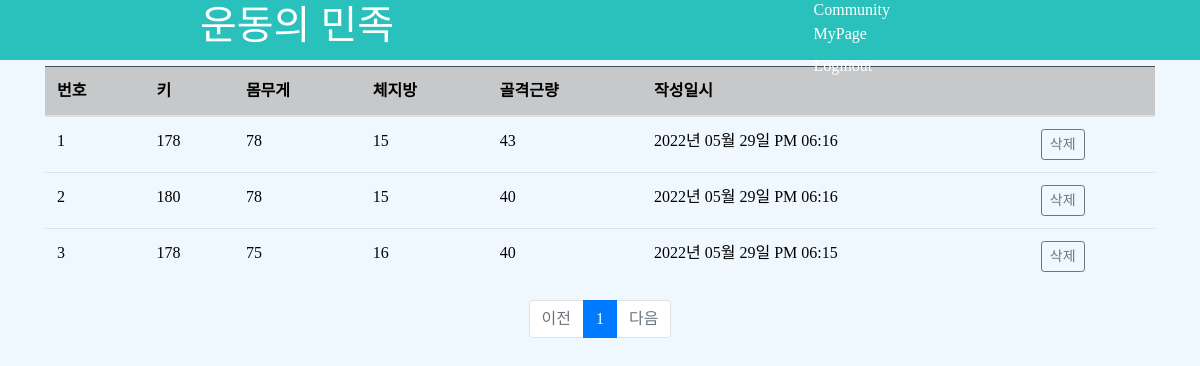
Page /list/bodydata/ (signed in) on the committed database.
### pybo/models.py (models this page shows)
class Health_Data(db.Model):
    id = db.Column(db.Integer, primary_key=True)
    height = db.Column(db.Integer, nullable=False)
    weight = db.Column(db.Integer, nullable=False)
    body_fat = db.Column(db.Integer, nullable=False)
    body_muscle = db.Column(db.Integer, nullable=False)
    create_date = db.Column(db.DateTime(), nullable=False)
    user_id = db.Column(db.Integer, db.ForeignKey('signup__data.id', ondelete='CASCADE'), nullable=False)
    user = db.relationship('Signup_Data', backref=db.backref('question_set'))

### pybo/views/list_views.py (the view)
@bp.route('/bodydata/')
@login_required
def bodydatalist():
    page = request.args.get('page', type=int, default=1)
    check_user_id = session.get('user_id')
    if g.user:
        bodydata_list = Health_Data.query.order_by(Health_Data.create_date.desc()).filter(Health_Data.height != 1,
                                                                                          Health_Data.user_id == check_user_id)
    else:
        bodydata_list = Health_Data.query.filter(Health_Data.weight == 100000)
    bodydata_list = bodydata_list.paginate(page, per_page=10)
    return render_template('bodydata_list.html', bodydata_list=bodydata_list)

### pybo/filter.py (called while the page is built)
def format_datetime(value, fmt='%Y년 %m월 %d일 %p %I:%M'):
    return value.strftime(fmt)

### pybo/views/input_views.py (called while the page is built)
@bp.before_app_request
def defalut_health_data():
    check_user_id = session.get('user_id')
    if g.user:
        health_data = Health_Data.query.filter(Health_Data.user_id == check_user_id).all()
        health_data_count = len(health_data)
        if health_data_count == 0:
            defalut_value = Health_Data(height=1, weight=0, body_fat=0, body_muscle=0, create_date=datetime.now(),user=g.user)
            db.session.add(defalut_value)
            db.session.commit()

### pybo/views/main_views.py (called while the page is built)
@bp.before_app_request
def load_logged_in_user():
    user_id = session.get('user_id')
    if user_id is None:
        g.user = None
    else:
        g.user = Signup_Data.query.get(user_id)

def login_required(view):
    @functools.wraps(view)
    def wrapped_view(*args, **kwargs):
        if g.user is None:
            _next = request.url if request.method == 'GET' else ''
            return redirect(url_for('main.login_page', next=_next))
        return view(*args, **kwargs)
    return wrapped_view

### pybo/templates/bodydata_list.html (shortened to what this page needs)
<!DOCTYPE html>
<html lang="en">
<head>
    <link rel="stylesheet" href="{{url_for('static', filename='bootstrap.min.css')}}">
    <link rel="stylesheet" href="{{url_for('static', filename='index.css')}}">
</head>
<body>
    <div class="header">
        <h1><a href="/">운동의 민족</a></h1>
        <div class="nav">
             {% if g.user %}
				<ul class="navbar-nav">
					<li><a href="#">Community</a></li>
					<li><a href="/input">MyPage</a></li>
					<li class="nav-item ">
					<a class="nav-link" href="{{ url_for('main.logout') }}">{{ g.user.username }} Loginout</a>
					</li>
				</ul>
            {% endif %}
        </div>
    </div>
    <div class="blackinlist"></div>
    <div class="container my-3">
        <table class="table">
            <thead>
            <tr class="table-dark">
                <th>번호</th>
                <th>키</th>
                <th>몸무게</th>
                <th>체지방</th>
                <th>골격근량</th>
                <th>작성일시</th>
                <th></th>
            </tr>
            </thead>
            <tbody>
            {% if bodydata_list %}
            {% for bodydata in bodydata_list.items %}
            <tr>
                <td>{{ loop.index }}</td>
                <td>{{ bodydata.height }}</td>
                <td>{{ bodydata.weight }}</td>
                <td>{{ bodydata.body_fat }}</td>
                <td>{{ bodydata.body_muscle }}</td>
                <td>{{ bodydata.create_date|datetime }}</td>
                <td><a href="javascript:void(0)" class="delete btn btn-sm btn-outline-secondary"
               data-uri="{{ url_for('list.delete_bodydata', bodydata_id=bodydata.id) }}">삭제</a></td>
            </tr>
            {% endfor %}
            {% else %}
            <tr>
                <td colspan="3">신체정보가 없습니다.</td>
            </tr>
            {% endif %}
            </tbody>
        </table>
    <ul class="pagination justify-content-center">
        {% if bodydata_list.has_prev %}
        <li class="page-item">
            <a class="page-link" href="?page={{ bodydata_list.prev_num }}">이전</a>
        </li>
        {% else %}
        <li class="page-item disabled">
            <a class="page-link" tabindex="-1" aria-disabled="true" href="javascript:void(0)">이전</a>
        </li>
        {% endif %}
        {% for page_num in bodydata_list.iter_pages() %}
        {% if page_num %}
        {% if page_num != bodydata_list.page %}
        <li class="page-item">
            <a class="page-link" href="?page={{ page_num }}">{{ page_num }}</a>
        </li>
        {% else %}
        <li class="page-item active" aria-current="page">
            <a class="page-link" href="javascript:void(0)">{{ page_num }}</a>
        </li>
        {% endif %}
        {% else %}
        <li class="disabled">
            <a class="page-link" href="javascript:void(0)">...</a>
        </li>
        {% endif %}
        {% endfor %}
        {% if bodydata_list.has_next %}
        <li class="page-item">
            <a class="page-link" href="?page={{ bodydata_list.next_num }}">다음</a>
        </li>
        {% else %}
        <li class="page-item disabled">
            <a class="page-link" tabindex="-1" aria-disabled="true" href="javascript:void(0)">다음</a>
        </li>
        {% endif %}
    </ul>
    </div>
</body>
</html>

### pybo/static/index.css (style rules this page uses)
* { font-family: 'MaplestoryOTFLight'; text-decoration: none; margin: 0px; padding: 0px; color: black; list-style:none; }
body { font-family: 'BMJUA'; background: #F0F8FF; }
.header { width: 100%; height: 60px; margin: 0 auto; display: flex; justify-content: space-between; align-items: center; background: #2ac1bc; padding-left: 200px; position: fixed; z-index: 1; }
.header h1 a { text-decoration: none; color: white; }
.nav { padding-right: 300px; }
.nav ul li { display: inline-block; margin: 0 10px; }
.nav ul li a { text-decoration: none; color: white; }
.blackinlist { width:100%; height:50px; }

### rows in the picture
Health_Data: height "178", weight "78", body_fat "15", body_muscle "43", create_date "2022년 05월 29일 PM 06:16"
Health_Data: height "180", weight "78", body_fat "15", body_muscle "40", create_date "2022년 05월 29일 PM 06:16"
Health_Data: height "178", weight "75", body_fat "16", body_muscle "40", create_date "2022년 05월 29일 PM 06:15"

### other values in the picture
{{ page_num }} "1"
